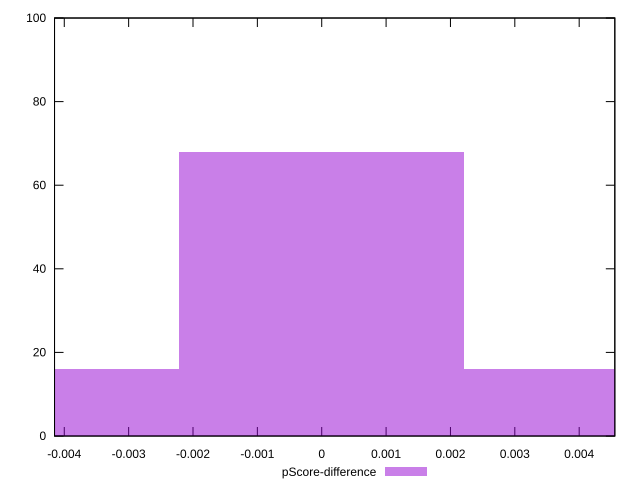

Write the gnuplot code that produced this figure.
reset

$pScoreDifference <<EOF
0.004428593010906268 16
-0.004428593010906268 16
0 68
EOF

set key outside below
set boxwidth 0.004428593010906268
set xrange [-0.004151370684844613:0.004553776333858006]
set yrange [0:100]
set trange [0:100]
set style fill transparent solid 0.5 noborder
set terminal svg size 640, 490 enhanced background rgb 'white'
set output "report_00019_2021-02-10T18-14-37.922Z//first-contentful-paint/samples/pages+cached/pScore-difference/histogram.svg"

plot $pScoreDifference title "pScore-difference" with boxes

reset
